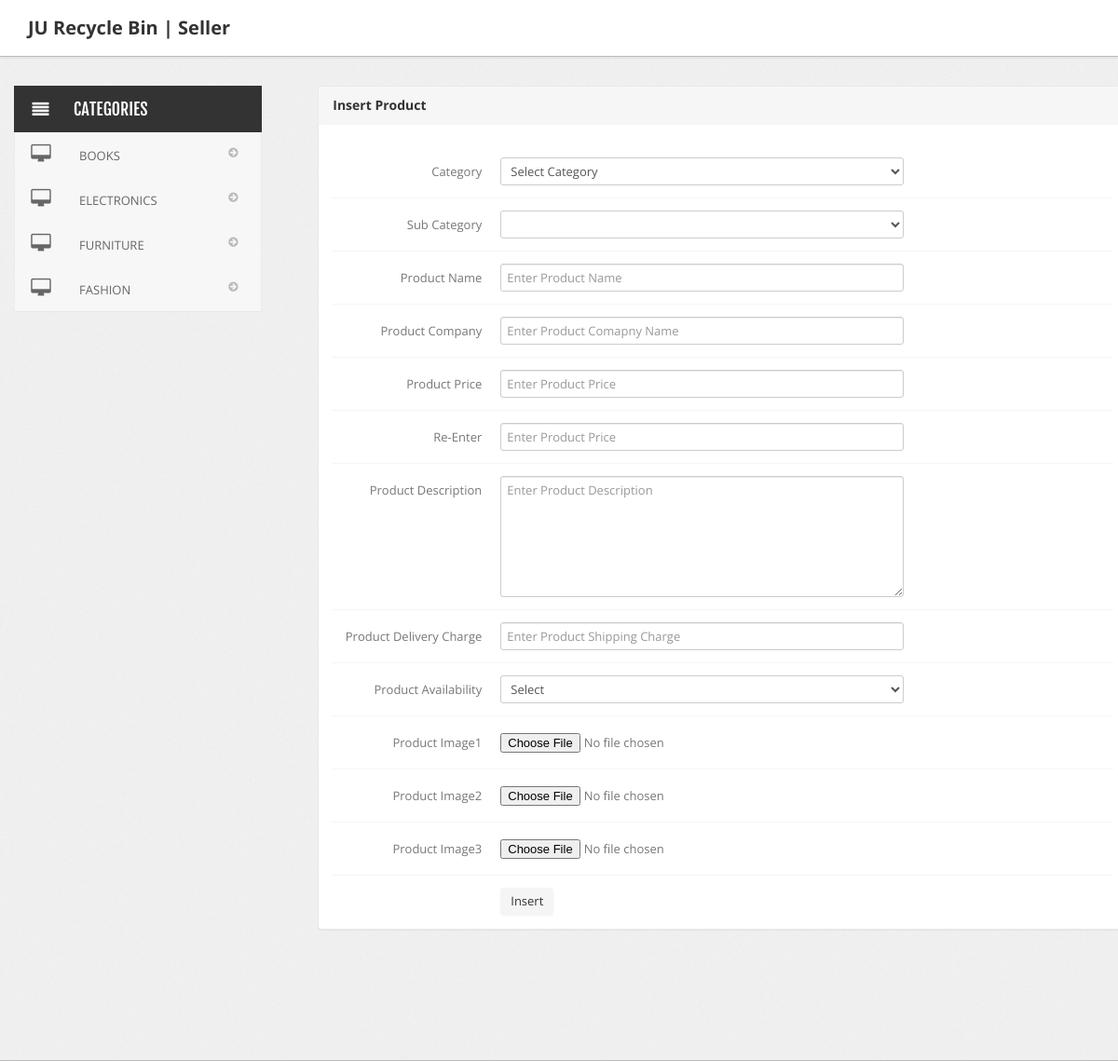
The app's page /seller-insert.php (signed in), older data.
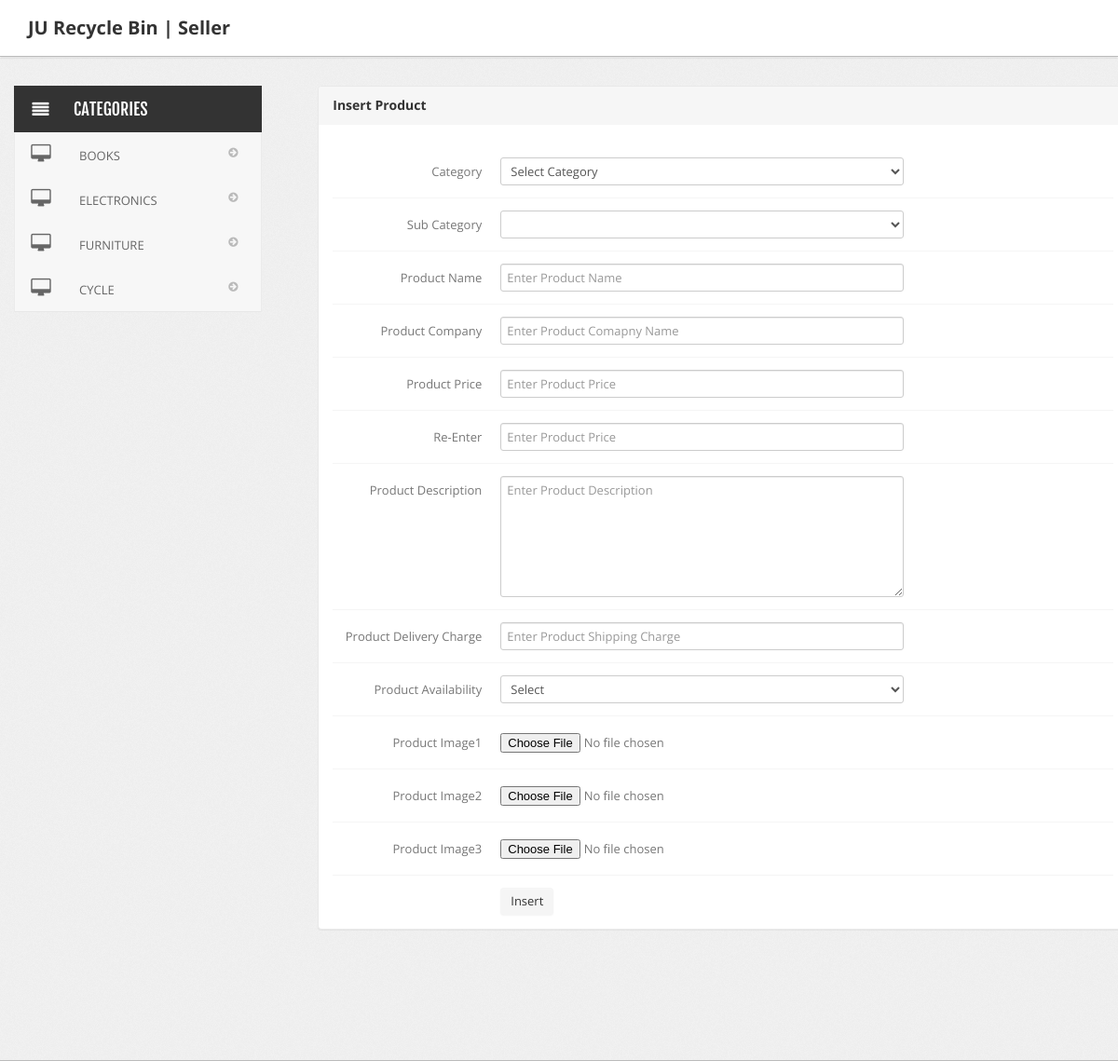
The same page, newer data.
### tables this page shows
CREATE TABLE `category` (
  `id` int(11) NOT NULL,
  `categoryName` varchar(255) DEFAULT NULL,
  `categoryDescription` longtext,
  `creationDate` timestamp NOT NULL DEFAULT CURRENT_TIMESTAMP,
  `updationDate` varchar(255) DEFAULT NULL
);

### seller-insert.php (the view, shortened to what the changed rows need)
<?php
include('includes/config.php');
if(strlen($_SESSION['login'])==0)
	{
header('location:login.php');
}
else{
?>
<!DOCTYPE html>
<html lang="en">
<head>
     <link rel="stylesheet" href="assets/css/bootstrap.min.css">
	    <link rel="stylesheet" href="assets/css/main.css">
	    <link rel="stylesheet" href="assets/css/green.css">
	    <link rel="stylesheet" href="assets/css/owl.carousel.css">
		<link rel="stylesheet" href="assets/css/owl.transitions.css">
		<link href="assets/css/lightbox.css" rel="stylesheet">
		<link rel="stylesheet" href="assets/css/animate.min.css">
		<link rel="stylesheet" href="assets/css/rateit.css">
		<link rel="stylesheet" href="assets/css/bootstrap-select.min.css">
		<link rel="stylesheet" href="assets/css/config.css">
		<link href="assets/css/green.css" rel="alternate stylesheet" title="Green color">
		<link href="assets/css/blue.css" rel="alternate stylesheet" title="Blue color">
		<link href="assets/css/red.css" rel="alternate stylesheet" title="Red color">
		<link href="assets/css/orange.css" rel="alternate stylesheet" title="Orange color">
		<link href="assets/css/dark-green.css" rel="alternate stylesheet" title="Darkgreen color">
		<link rel="stylesheet" href="assets/css/font-awesome.min.css">
	<link type="text/css" href="admin/bootstrap/css/bootstrap.min.css" rel="stylesheet">
	<link type="text/css" href="admin/bootstrap/css/bootstrap-responsive.min.css" rel="stylesheet">
	<link type="text/css" href="admin/css/theme.css" rel="stylesheet">
	<link type="text/css" href="admin/images/icons/css/font-awesome.css" rel="stylesheet">
</head>
<body>
	<div class="wrapper">
		<div class="container">
			<div class="row">
            <div class="col-xs-12 col-sm-12 col-md-3 sidebar">
	<?php include('includes/side-menu.php');?>
			</div>
		</div>
	</div>
</body>
<?php
 }
 ?>

### includes/side-menu.php (shortened to what the changed rows need)
<div class="side-menu animate-dropdown outer-bottom-xs">
    <nav class="yamm megamenu-horizontal" role="navigation">
        <ul class="nav">
            <li class="dropdown menu-item">
              <?php $sql=mysqli_query($con,"select id,categoryName  from category");
while($row=mysqli_fetch_array($sql))
{
    ?>
                <a href="category.php?cid=<?php echo $row['id'];?>" class="dropdown-toggle"><i class="icon fa fa-desktop fa-fw"></i>
                <?php echo $row['categoryName'];?></a>
                <?php }?>
</li>
</ul>
    </nav>
</div>

Row changes from the older to the newer data that the page shows:
changed category: categoryName "FASHION" → "CYCLE"
